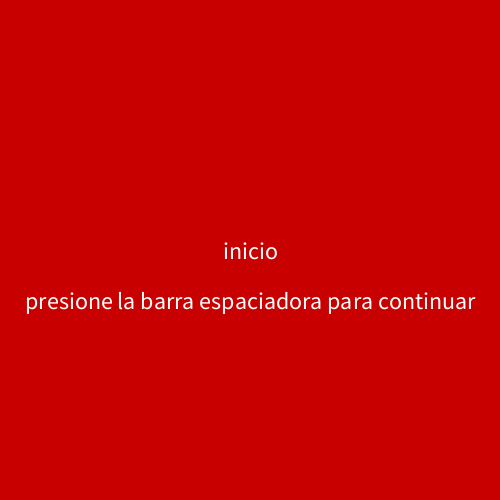
Frame 1 (no input)
Frame 60 (the mouse pressed at the canvas centre just before this capture): identical to frame 1, image omitted
Frame 120 (the mouse held since frame 60 and released just before this capture): identical to frame 1, image omitted

The Processing sketch that drew this single still picture (run headless with seeded random() and noise(); from frame 60 on, the mouse is pressed at the canvas centre):

// Processing sketch: ej13c_logica_de_estados_y_eventos_tiempo_zonas_reiniciar
// ── ej13c_logica_de_estados_y_eventos_tiempo_zonas_reiniciar.pde

int umbral = 20;  //cantidad de clics para ganar

//logica de estados

String estado;
int contadorTiempo;
int contadorDeClics;
color relleno;

void setup() {
  size(500, 500 );
  textSize( 24 );
  textAlign( CENTER, CENTER );

  estado = "inicio";
  contadorTiempo = 0;
  contadorDeClics = 0;
  relleno = color( 255 );
}

void draw() {
  //logica de estados y eventos

  //if( estado == "inicio" ){
  if ( estado.equals("inicio") ) {
    background( 200, 0, 0 );
    text( estado, width/2, height/2 );
    text( "presione la barra espaciadora para continuar", width/2, height/2+50 ); 
    //
  } else if ( estado.equals("instrucciones") ) {
    background( 200, 100, 0 );
    text( estado, width/2, height/2 );  
    //
    //boton con mouse over
    pushStyle();
    if ( dist( mouseX, mouseY, width/2, height/2+100) <= 25 ) {
      fill( 200, 0, 0 );
    } else {
      fill( 0 );
    }
    ellipse( width/2, height/2+100, 50, 50 );
    popStyle();
    //
  } else if ( estado.equals("jugando") ) {
    background( 100, 0, 200 );
    text( estado, width/2, height/2 );    
    pushStyle();
    fill( relleno );
    rect( 150, 150, 200, 200 );  //Zona a clickear
    fill( 0 );
    text( contadorDeClics, 250, 250 );
    popStyle();
    //--------------------------------------------
    //CONDICION DE GANAR
    if ( contadorDeClics >= umbral ) {
      estado = "ganar";
    }
    //--------------------------------------------
    //CONDICION DE PERDER
    //corro el tiempo aumentado el contador
    contadorTiempo++;
    println( contadorTiempo );
    println( contadorTiempo/60 );
    //evaluo el tiempo para pasar perder
    if ( contadorTiempo >= 5*60 ) {
      estado = "perder";
    }
    //--------------------------------------------
  } else if ( estado.equals("ganar") ) {
    background( 200, 200, 0 );
    text( estado, width/2, height/2 );  
    //
  } else if ( estado.equals("perder") ) {
    background( 200, 0, 200 );
    text( estado, width/2, height/2 );
    //
  }
}

void keyPressed() {
  //evento que cambia de inicio a instrucciones
  if ( estado.equals("inicio") && key == ' ' ) {
    estado = "instrucciones";
  }
  //condicion para reiniciar
  if ( keyCode == ENTER ) {
    if ( estado.equals("perder") || estado.equals("ganar") ) {
      reiniciar();
    }
  }
}

void mousePressed() {
  //evento que cambia de instrucciones a jugando
  if ( estado.equals("instrucciones") && dist( mouseX, mouseY, width/2, height/2+100) <= 25 ) {
    estado = "jugando";
  }
  //
  //evento que suma al contador de clics
  //rect( 150, 150, 200, 200 );  //Zona a clickear
  if ( estado.equals("jugando") ) {
    if ( mouseX > 150 && mouseX < 150+200 && mouseY > 150 && mouseY < 150+200 ) {
      contadorDeClics += 1;
      relleno = color( 200, 0, 0 );
    }
  }
}

void mouseReleased() {
  if ( estado.equals("jugando") ) {
    relleno = color( 255 );
  }
}


//AQUI LA MAGIA: volver TODAS las variables a su valor INICIAL
void reiniciar() {
  estado = "inicio";
  contadorTiempo = 0;
  contadorDeClics = 0;
  relleno = color( 255 );  
}
